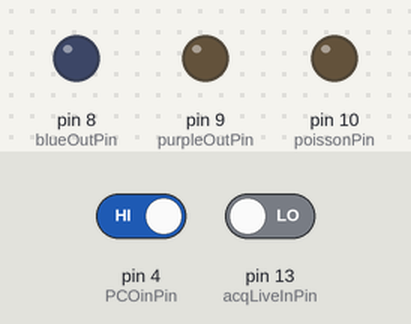
A sketch run on a simulated Arduino Uno, built with avr-gcc and run on an emulated ATmega328P. Shown: output pins drawn as LEDs (lit = HIGH). Inputs (shaded band) come from the test bench; at power-on: pin 13 (acqLiveInPin) LOW, pin 4 (PCOinPin) HIGH. Random numbers use the default seed unless the sketch sets one.

Above: at 1.2 s.
1.3 s: pin 13 (acqLiveInPin) driven HIGH
At 3.46 s:
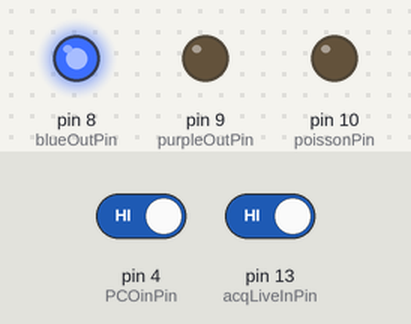
4.3 s: pin 4 (PCOinPin) driven LOW
At 5.4 s:
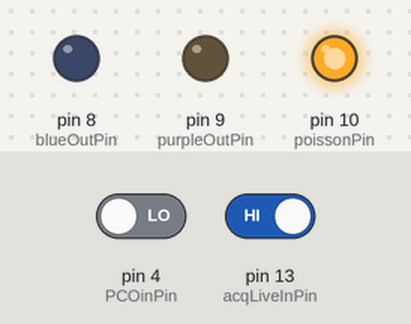
7.3 s: pin 4 (PCOinPin) driven HIGH
At 7.49 s:
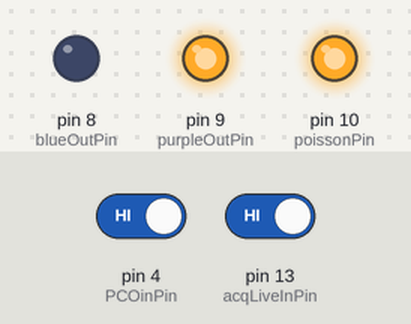
10.3 s: pin 13 (acqLiveInPin) driven LOW
Timing chart, 0 to 12.8 s (numbered marks = the images above; inputs shaded):
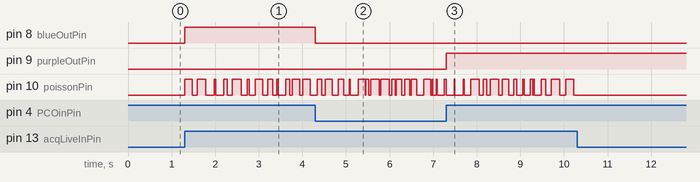

The sketch:

bluePurpleAlternateWithFlipper_auto.ino
```cpp
const bool debugMode = 0;  //1 to use simulated camera exposure and show outputs
const bool acqLiveMode = 1; //1 to evoke this code only when acqLive signal is on, 0 to ignore acqLive signal
const int camrate = 2; //frame rate of camera [Hz] (used only in debugMode)
const int duration = 1000 / camrate; //[ms]
int tmod;

const int PCOinPin = 4;//2;    // pin for "all lines exposing" specified in TSI-IOBOB2
const int acqLiveInPin = 13;//5;       // pin for acqLive from Timeline
const int extraGndPin = 1;       //

const int blueOutPin = 8;//9;       // pin for blue's Gate1 (0.4 on ardbox)
const int purpleOutPin = 9;//4;       // pin for purple's Gate1 (0.3 on ardbox)
const int poissonPin = 10;          //pin for "flipper"
const int minPoissonDur = 10; //ms
const int maxPoissonDur = 200; //ms

bool flipflopState = 0;         // current state of the alternation
bool lastPCOstate = 0;
bool currentPCOstate = 0;
bool lastAcqLiveState = 0;
bool currentAcqLiveState = 0;
// internal variables
bool currentBlueInternalState = 0;
bool currentPurpleInternalState = 0;
// output to LED
bool currentBlueOutState = 0;
bool currentPurpleOutState = 0;

unsigned long lastFlipTime = 0;
unsigned long timeNow = 0;
unsigned long poissonStateDur = 0;
int currentPoissonState = 0;

void setup() {
  // put your setup code here, to run once:
  pinMode(PCOinPin, INPUT);
  pinMode(blueOutPin, OUTPUT);
  pinMode(purpleOutPin, OUTPUT);
  pinMode(acqLiveInPin, INPUT);
  pinMode(extraGndPin, OUTPUT);
  Serial.begin(9600);
  digitalWrite(extraGndPin, LOW);

  pinMode(poissonPin, OUTPUT);
  digitalWrite(poissonPin, LOW);
  currentPoissonState = LOW;
  poissonStateDur = random(minPoissonDur, maxPoissonDur);
  lastFlipTime = millis();

  if (debugMode == 1) {
    pinMode(PCOinPin, OUTPUT);
    pinMode(acqLiveInPin, OUTPUT);
  }

  if (acqLiveMode == 0) {
    digitalWrite(acqLiveInPin, LOW); //HIGH
  }
}


void loop() {
  // put your main code here, to run repeatedly:

  currentAcqLiveState = digitalRead(acqLiveInPin);
  timeNow = millis();

  if (debugMode == 1) {

    tmod = timeNow % duration;

    //rectanglar wave
    if (tmod > duration / 2) {
      digitalWrite(PCOinPin, HIGH);
    }
    else {
      digitalWrite(PCOinPin, LOW);
    }
  }


  if (currentAcqLiveState == HIGH & lastAcqLiveState == LOW) {
    flipflopState = 0; // guarantee that color is blue on first frame when acquisition starts.
    currentBlueInternalState = 1;
    currentPurpleInternalState = 0;
    }

  lastAcqLiveState = currentAcqLiveState;

  currentPCOstate = digitalRead(PCOinPin);

  if (currentPCOstate == LOW & lastPCOstate == HIGH) {
    flipflopState = (flipflopState + 1) % 2;

    if (flipflopState == 0) {
      currentBlueInternalState = 1;
      currentPurpleInternalState = 0;
    } else {
      currentBlueInternalState = 0;
      currentPurpleInternalState = 1;
    }
  }

  lastPCOstate = currentPCOstate;

  //code for flipper
  if (currentAcqLiveState == HIGH && (timeNow - lastFlipTime) > poissonStateDur) {
    lastFlipTime = timeNow;
    if (currentPoissonState == LOW) {
      currentPoissonState = HIGH;
    } else {
      currentPoissonState = LOW;
    }
    digitalWrite(poissonPin, currentPoissonState);
    poissonStateDur = random(minPoissonDur, maxPoissonDur);
  } else if (timeNow < lastFlipTime) {
    // this can only happen when the millis() function wraps around at the limit of the unsigned long datatype
    lastFlipTime = 1; // pretend we flipped at 1
  }

  // AND operation
  digitalWrite(blueOutPin, currentBlueInternalState & currentPCOstate);
  digitalWrite(purpleOutPin, currentPurpleInternalState & currentPCOstate);

  currentBlueOutState = digitalRead(blueOutPin);
  currentPurpleOutState = digitalRead(purpleOutPin);

  if (debugMode == 1) {
    //Serial.print(tmod); Serial.print(" ");
    Serial.print(currentPCOstate); Serial.print(" ");
    Serial.print(currentAcqLiveState); Serial.print(" ");
    Serial.print(currentBlueOutState); Serial.print(" ");
    Serial.println(currentPurpleOutState);
  }

  delayMicroseconds(50);
  //}
}
```

Measured:
- after the input at 1.3 s, pin 8 (blueOutPin): LOW → HIGH at once; pin 10 (poissonPin): LOW → HIGH at once, → LOW 0.17 s later, → HIGH 0.11 s later, → LOW 0.20 s later, … (24 changes in this stretch)
- after the input at 4.3 s, pin 8 (blueOutPin): HIGH → LOW at once
- after the input at 7.3 s, pin 9 (purpleOutPin): LOW → HIGH at once
- after the input at 10.3 s, every drawn part: stays the same
